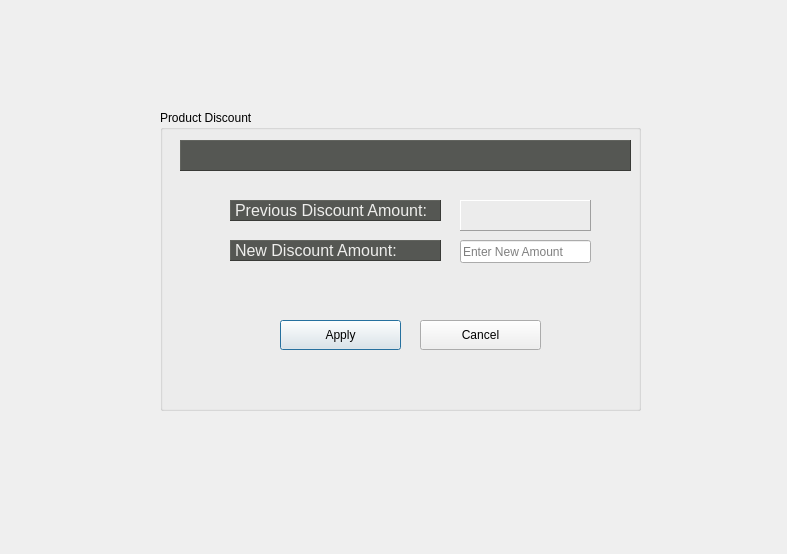
<?xml version="1.0" encoding="UTF-8"?>
<ui version="4.0">
 <class>ProductDiscountEditor</class>
 <widget class="QDialog" name="ProductDiscountEditor">
  <property name="geometry">
   <rect>
    <x>0</x>
    <y>0</y>
    <width>787</width>
    <height>554</height>
   </rect>
  </property>
  <property name="windowTitle">
   <string>Dialog</string>
  </property>
  <widget class="QGroupBox" name="groupBox">
   <property name="geometry">
    <rect>
     <x>160</x>
     <y>110</y>
     <width>481</width>
     <height>301</height>
    </rect>
   </property>
   <property name="title">
    <string>Product Discount</string>
   </property>
   <widget class="QLabel" name="lbl_first_name">
    <property name="geometry">
     <rect>
      <x>70</x>
      <y>90</y>
      <width>211</width>
      <height>21</height>
     </rect>
    </property>
    <property name="font">
     <font>
      <pointsize>12</pointsize>
     </font>
    </property>
    <property name="styleSheet">
     <string notr="true">background-color: rgb(85, 87, 83);
color: rgb(238, 238, 236);</string>
    </property>
    <property name="frameShape">
     <enum>QFrame::Panel</enum>
    </property>
    <property name="frameShadow">
     <enum>QFrame::Raised</enum>
    </property>
    <property name="text">
     <string>Previous Discount Amount:</string>
    </property>
   </widget>
   <widget class="QPushButton" name="btnApply">
    <property name="geometry">
     <rect>
      <x>120</x>
      <y>210</y>
      <width>121</width>
      <height>30</height>
     </rect>
    </property>
    <property name="text">
     <string>Apply</string>
    </property>
    <property name="icon">
     <iconset resource="resources.qrc">
      <normaloff>:/resources/icons/done.png</normaloff>:/resources/icons/done.png</iconset>
    </property>
    <property name="iconSize">
     <size>
      <width>24</width>
      <height>24</height>
     </size>
    </property>
   </widget>
   <widget class="QLabel" name="lblProductData">
    <property name="geometry">
     <rect>
      <x>20</x>
      <y>30</y>
      <width>451</width>
      <height>31</height>
     </rect>
    </property>
    <property name="font">
     <font>
      <pointsize>12</pointsize>
     </font>
    </property>
    <property name="styleSheet">
     <string notr="true">background-color: rgb(85, 87, 83);
color: rgb(238, 238, 236);</string>
    </property>
    <property name="frameShape">
     <enum>QFrame::Panel</enum>
    </property>
    <property name="frameShadow">
     <enum>QFrame::Raised</enum>
    </property>
    <property name="text">
     <string/>
    </property>
   </widget>
   <widget class="QLabel" name="lbl_first_name_3">
    <property name="geometry">
     <rect>
      <x>70</x>
      <y>130</y>
      <width>211</width>
      <height>21</height>
     </rect>
    </property>
    <property name="font">
     <font>
      <pointsize>12</pointsize>
     </font>
    </property>
    <property name="styleSheet">
     <string notr="true">background-color: rgb(85, 87, 83);
color: rgb(238, 238, 236);</string>
    </property>
    <property name="frameShape">
     <enum>QFrame::Panel</enum>
    </property>
    <property name="frameShadow">
     <enum>QFrame::Raised</enum>
    </property>
    <property name="text">
     <string>New Discount Amount:</string>
    </property>
   </widget>
   <widget class="QLabel" name="lblPriviousDiscount">
    <property name="geometry">
     <rect>
      <x>300</x>
      <y>90</y>
      <width>131</width>
      <height>31</height>
     </rect>
    </property>
    <property name="font">
     <font>
      <pointsize>12</pointsize>
     </font>
    </property>
    <property name="styleSheet">
     <string notr="true">color: rgb(0, 0, 0);</string>
    </property>
    <property name="frameShape">
     <enum>QFrame::Panel</enum>
    </property>
    <property name="frameShadow">
     <enum>QFrame::Raised</enum>
    </property>
    <property name="text">
     <string/>
    </property>
   </widget>
   <widget class="QLineEdit" name="leNewDiscount">
    <property name="geometry">
     <rect>
      <x>300</x>
      <y>130</y>
      <width>131</width>
      <height>23</height>
     </rect>
    </property>
    <property name="placeholderText">
     <string>Enter New Amount</string>
    </property>
   </widget>
   <widget class="QPushButton" name="btnCancel">
    <property name="geometry">
     <rect>
      <x>260</x>
      <y>210</y>
      <width>121</width>
      <height>30</height>
     </rect>
    </property>
    <property name="text">
     <string>Cancel</string>
    </property>
    <property name="icon">
     <iconset resource="resources.qrc">
      <normaloff>:/resources/icons/signs (2).png</normaloff>:/resources/icons/signs (2).png</iconset>
    </property>
    <property name="iconSize">
     <size>
      <width>24</width>
      <height>24</height>
     </size>
    </property>
   </widget>
  </widget>
  <widget class="QLabel" name="label_2">
   <property name="geometry">
    <rect>
     <x>60</x>
     <y>0</y>
     <width>681</width>
     <height>531</height>
    </rect>
   </property>
   <property name="styleSheet">
    <string notr="true">border-image: url(:/resources/background/picklit.jpg);</string>
   </property>
   <property name="text">
    <string/>
   </property>
  </widget>
  <widget class="QLabel" name="label">
   <property name="geometry">
    <rect>
     <x>90</x>
     <y>20</y>
     <width>101</width>
     <height>101</height>
    </rect>
   </property>
   <property name="styleSheet">
    <string notr="true">border-image: url(:/resources/icons/Logo2.png);</string>
   </property>
   <property name="text">
    <string/>
   </property>
  </widget>
  <zorder>label_2</zorder>
  <zorder>groupBox</zorder>
  <zorder>label</zorder>
 </widget>
 <resources>
  <include location="resources.qrc"/>
 </resources>
 <connections/>
</ui>
